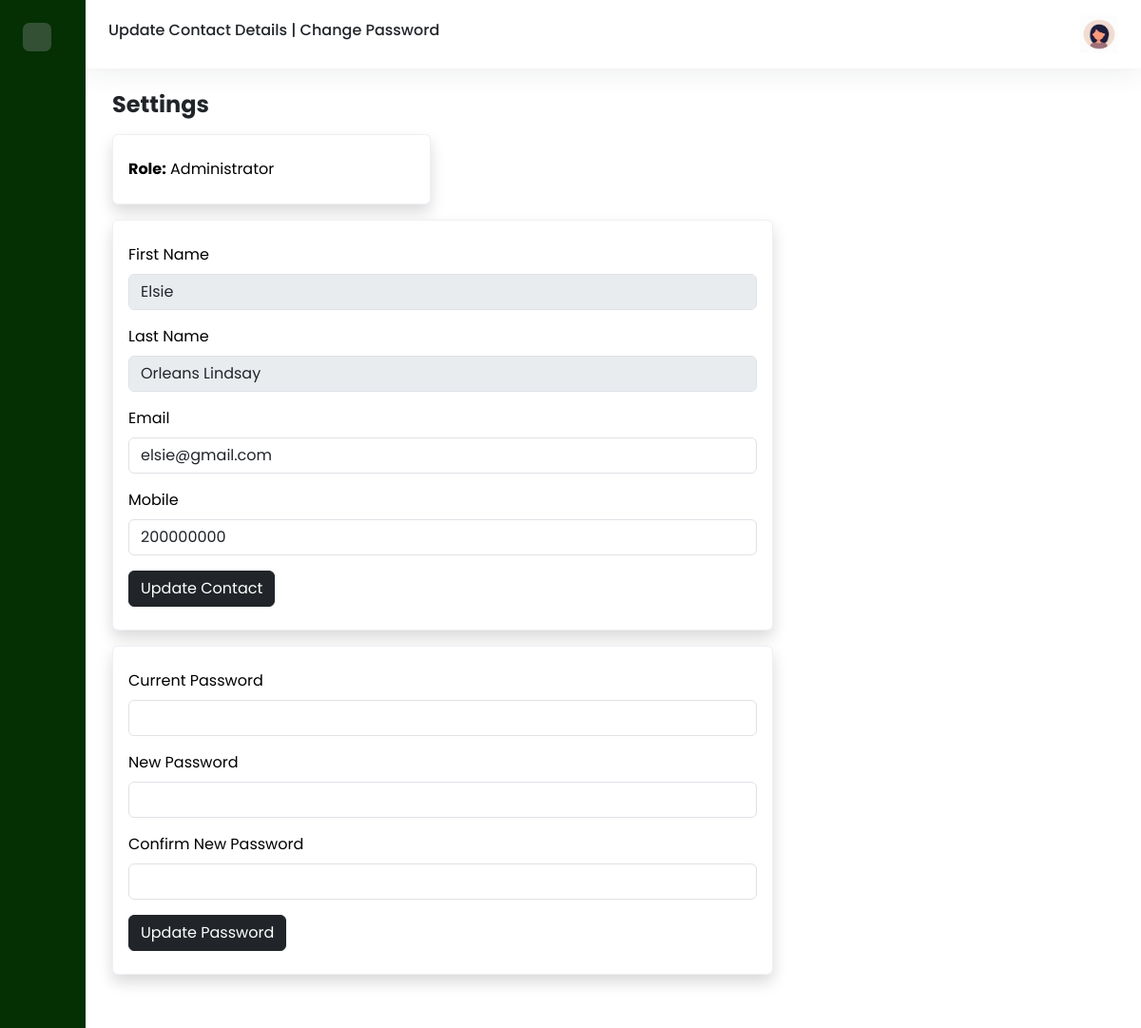
The app's page /manager/settings.php (signed in) with its own data.
### tables this page shows
CREATE TABLE `employee` (
  `employee_id` int(11) NOT NULL,
  `first_name` varchar(100) NOT NULL,
  `last_name` varchar(100) NOT NULL,
  `email` varchar(255) NOT NULL,
  `hire_date` date NOT NULL,
  `department_id` int(11) NOT NULL,
  `gender` enum('Male','Female') NOT NULL,
  `manager_id` int(11) DEFAULT NULL,
  `username` varchar(100) NOT NULL,
  `password` varchar(100) NOT NULL,
  `role` enum('administrator','employee','manager','') NOT NULL DEFAULT 'employee',
  `mobile` int(30) NOT NULL
);

### manager/settings.php (the view, shortened to what this page needs)
<?php
$host = "localhost";
$db   = "leave_management";
$user = "root";
$pass = "";
$conn = new mysqli($host, $user, $pass, $db);
$employee_id = $_SESSION["employee_id"];
$stmt = $conn->prepare("SELECT first_name, last_name, email, mobile, role FROM employee WHERE employee_id=?");
$stmt->bind_param("i", $employee_id);
$stmt->execute();
$user = $stmt->get_result()->fetch_assoc();
?>
<!DOCTYPE html>
<html>
<head>
    <link href='https://cdn.boxicons.com/fonts/basic/boxicons.min.css' rel='stylesheet'>
    <link href="https://cdn.jsdelivr.net/npm/bootstrap@5.3.7/dist/css/bootstrap.min.css" rel="stylesheet"
>
    <link rel="stylesheet" href="../assets/css/dashboard.css">
</head>
<body>
    <div class="wrapper">
            <aside id="sidebar">
                <div class="d-flex justify-content-between p-4">
                    <button class="toggle-btn border-0" type="button">
                    </button>
                </div>
                <ul class="sidebar-nav">
                    <li class="sidebar-item">
                        <a href="../manager.php" class="sidebar-link">
                        </a>
                    </li>
                    <li class="sidebar-item">
                        <a href="myprofile.php" class="sidebar-link">
                        </a>
                    </li>
                    <li class="sidebar-item">
                        <a href="#" class="sidebar-link collapsed has-dropdown"data-bs-toggle="collapse"
                        data-bs-target="#leave" aria-expanded="false" aria-controls="leave">
                        </a>
                    </li>
                    <li class="sidebar-item">
                        <a href="history.php" class="sidebar-link">
                         </a>
                    </li>
                    <li class="sidebar-item">
                        <a href="#" class="sidebar-link collapsed has-dropdown"data-bs-toggle="collapse"
                        data-bs-target="#emp" aria-expanded="false" aria-controls="emp">
                        </a>
                    </li>
                    <li class="sidebar-item">
                        <a href="#" class="sidebar-link collapsed has-dropdown"data-bs-toggle="collapse"
                        data-bs-target="#manage" aria-expanded="false" aria-controls="manage">
                        </a>
                    </li>
                    <li class="sidebar-item">
                        <a href="report.php" class="sidebar-link">
                        </a>
                    </li>
                    <li class="sidebar-item">
                        <a href="settings.php" class="sidebar-link">
                        </a>
                    </li>
                </ul>
                <div class="sidebar-footer">
                    <a href="../logout.php" class="sidebar-link">
                    </a>
                </div>
            </aside>
            <div class="main">
                <nav class="navbar navbar-expand px-4 py-3">
                    <h6>Update Contact Details | Change Password</h6>
                    <div class="navbar-collapse collapse">
                        <ul class="navbar-nav ms-auto">
                            <li class="nav-item dropdown">
                                <a href="#" data-bs-toggle="dropdown" class="nav-icon pe-md-0">
                                   <img src="../assets/img/avatar.jpeg" alt="" class="avatar img-fluid">
                                </a>
                            </li>
                        </ul>
                    </div>
                </nav>
                <main class="content px-3 py-4">
                    <div class="container-fluid">
                        <div class="mb-3">
                            <h2 class="fw-bold fs-4 mb-3">
                                Settings
                            </h2>
                            <div class="row">
                                <div class="col-12 col-md-4">
                                    <div class="card shadow">
                                        <div class="card-body py-4">
                                            <strong>Role:</strong> <?= ucfirst($user['role']); ?>
                                        </div>
                                    </div>
                                </div>
                            </div>
                            <div class="row">
                                <div class="col-12 col-md-8">
                                    <div class="card shadow">
                                        <div class="card-body py-4">
                                            <form method="POST">
                                                <div class="mb-3">
                                                    <label class="form-label">First Name</label>
                                                    <input type="text" class="form-control" value="<?= htmlspecialchars($user['first_name']); ?>" disabled>
                                                </div>
                                                <div class="mb-3">
                                                    <label class="form-label">Last Name</label>
                                                    <input type="text" class="form-control" value="<?= htmlspecialchars($user['last_name']); ?>" disabled>
                                                </div>
                                                <div class="mb-3">
                                                    <label class="form-label">Email</label>
                                                    <input type="email" class="form-control" name="email" value="<?= htmlspecialchars($user['email']); ?>" required>
                                                </div>
                                                <div class="mb-3">
                                                    <label class="form-label">Mobile</label>
                                                    <input type="text" class="form-control" name="mobile" value="<?= htmlspecialchars($user['mobile']); ?>">
                                                </div>
                                                <button type="submit" name="update_contact" class="btn btn-dark">Update Contact</button>
                                            </form>
                                        </div>
                                    </div>
                                </div>
                            </div>
                            <div class="row">
                                <div class="col-12 col-md-8">
                                    <div class="card shadow">
                                        <div class="card-body py-4">
                                            <form method="POST">
                                                <div class="mb-3">
                                                    <label class="form-label">Current Password</label>
                                                    <input type="password" class="form-control" name="current_password" required>
                                                </div>
                                                <div class="mb-3">
                                                    <label class="form-label">New Password</label>
                                                    <input type="password" class="form-control" name="new_password" required>
                                                </div>
                                                <div class="mb-3">
                                                    <label class="form-label">Confirm New Password</label>
                                                    <input type="password" class="form-control" name="confirm_password" required>
                                                </div>
                                                <button type="submit" name="update_password" class="btn btn-dark">Update Password</button>
                                            </form>
                                        </div>
                                    </div>
                                </div>
                            </div>
                        </div>
                    </div>
                </main>
            </div>
        </div>
</body>
</html>

### assets/css/dashboard.css (style rules this page uses)
body { font-family: 'Poppins', sans-serif; }
a { text-decoration: none; }
li { list-style: none; }
.wrapper { display: flex; }
.main { display: flex; flex-direction: column; min-height: 100vh; width: 100%; overflow: hidden; transition: all 0.25s ease-in-out; background-color: #FFF; }
#sidebar { width: 90px; min-width: 90px; transition: all 0.25s ease-in-out; background-color: #043004ff; display: flex; flex-direction: column; }
.toggle-btn { width: 30px; height: 30px; color: #FFF; border-radius: 0.425rem; font-size: 18px; display: flex; justify-content: center; align-items: center; background-color: #345034; }
.sidebar-nav { padding: 0.8rem; flex: 11 auto; z-index: 10; }
a.sidebar-link { padding: .625rem 1.125rem; color: #9db1a1; display: block; white-space: nowrap; font-weight: 700; border-left: 3px solid transparent; }
.sidebar-item { position: relative; }
.navbar { background-color: #FFF; box-shadow: 0 0 2rem 0 rgba(33, 37, 41, 0.1); }
.navbar-expand .navbar-collapse { min-width: 200px; }
.avatar { height: 40px; width: 40px; }
.card { background-color: #FFF; transition: 0.4s; cursor: pointer; color: #000; margin-bottom: 1rem; border-color: rgba(231, 234, 243, 0.7); }
.content { flex: 11 auto; }

### records on screen
employee: role "Administrator", first_name "Elsie", last_name "Orleans Lindsay", email "elsie@gmail.com", mobile "200000000"
